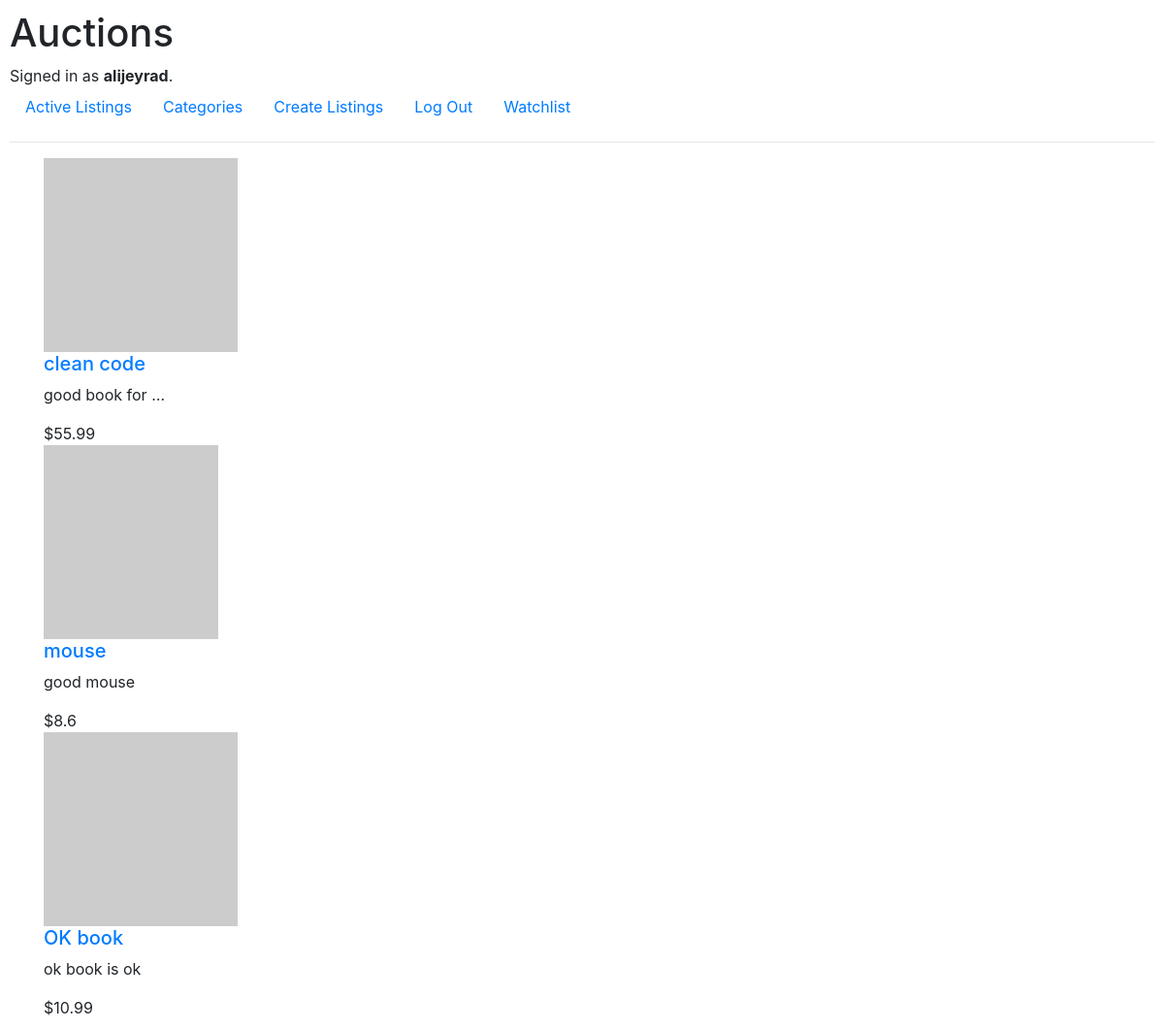
Screenshot of /watchlist (signed in) with the database file from the repository.
### auctions/models.py (models this page shows, shortened)
class User(AbstractUser):
    watchlist = models.ManyToManyField('Listing', related_name='watchlist', blank=True)

class Listing(models.Model):
    title = models.CharField(max_length=255)
    description = models.TextField()
    starting_bid = models.FloatField(default=0)
    image_url = models.URLField(blank=True)
    active = models.BooleanField(default=True)
    created_date = models.DateTimeField(auto_now_add=True)
    owner = models.ForeignKey(User, on_delete=models.SET_NULL, null=True, related_name="owner")
    category = models.ForeignKey(Category, on_delete=models.SET_NULL, null=True)

### auctions/views.py (the view)
# urls.py: path("watchlist", views.watchlist, name="watchlist"),
def watchlist(request):
    user = User.objects.get(id = request.user.id)
    watchlist = user.watchlist.all()
    return render(request, "auctions/watchlist.html", {'watchlist': watchlist})

### auctions/templates/auctions/watchlist.html (shortened to what this page needs)
{% extends "auctions/layout.html" %}
{% block body %}
  {% for listing in watchlist %}
    <div class="container">
      <div class="image">
          <img src="{{listing.image_url}}" alt="{{listing.title}}">
      </div>
      <div class="info">
          <h5>
              <a href="{% url 'listing' listing.id %}">
                  {{listing.title}}
              </a>
          </h5>
          <p>{{listing.description|truncatechars:15 }}</p>
          <span>${{listing.starting_bid}}</span>
      </div>
    </div>
  {% endfor %}
{% endblock body %}

### auctions/templates/auctions/layout.html (shortened to what this page needs)
{% load static %}
<!DOCTYPE html>
<html lang="en">
    <head>
        <link rel="stylesheet" href="https://stackpath.bootstrapcdn.com/bootstrap/4.4.1/css/bootstrap.min.css">
        <link href="{% static 'auctions/styles.css' %}" rel="stylesheet">
    </head>
    <body>
        <h1>Auctions</h1>
        <div>
            {% if user.is_authenticated %}
                Signed in as <strong>{{ user.username }}</strong>.
            {% else %}
                Not signed in.
            {% endif %}
        </div>
        <ul class="nav">
            <li class="nav-item">
                <a class="nav-link" href="{% url 'index' %}">Active Listings</a>
            </li>
            <li class="nav-item">
                <a class="nav-link" href="{% url 'categories' %}">Categories</a>
            </li>
            <li class="nav-item">
                <a class="nav-link" href="{% url 'create' %}">Create Listings</a>
            </li>
            {% if user.is_authenticated %}
                <li class="nav-item">
                    <a class="nav-link" href="{% url 'logout' %}">Log Out</a>
                </li>
                <li class="nav-item">
                    <a class="nav-link" href="{% url 'watchlist' %}">Watchlist</a>
                </li>
            {% endif %}
        </ul>
        <hr>
        {% block body %}
        {% endblock %}
    </body>
</html>

### auctions/static/auctions/styles.css (style rules this page uses)
body { padding: 10px; }

### rows the page displays
User: username "alijeyrad"
Listing: title "clean code", description "good book for …", starting_bid "55.99"
Listing: title "mouse", description "good mouse", starting_bid "8.6"
Listing: title "OK book", description "ok book is ok", starting_bid "10.99"
